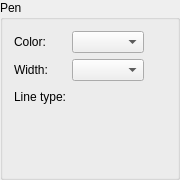
<?xml version="1.0" encoding="UTF-8"?>
<ui version="4.0">
 <class>QG_WidgetPen</class>
 <widget class="QWidget" name="QG_WidgetPen">
  <property name="geometry">
   <rect>
    <x>0</x>
    <y>0</y>
    <width>180</width>
    <height>180</height>
   </rect>
  </property>
  <property name="sizePolicy">
   <sizepolicy hsizetype="MinimumExpanding" vsizetype="MinimumExpanding">
    <horstretch>0</horstretch>
    <verstretch>0</verstretch>
   </sizepolicy>
  </property>
  <property name="minimumSize">
   <size>
    <width>0</width>
    <height>0</height>
   </size>
  </property>
  <property name="windowTitle">
   <string>Pen</string>
  </property>
  <layout class="QGridLayout">
   <property name="leftMargin">
    <number>0</number>
   </property>
   <property name="topMargin">
    <number>0</number>
   </property>
   <property name="rightMargin">
    <number>0</number>
   </property>
   <property name="bottomMargin">
    <number>0</number>
   </property>
   <property name="spacing">
    <number>0</number>
   </property>
   <item row="0" column="0">
    <widget class="QGroupBox" name="bgPen">
     <property name="title">
      <string>Pen</string>
     </property>
     <layout class="QGridLayout">
      <item row="0" column="0">
       <widget class="QLabel" name="lColor">
        <property name="sizePolicy">
         <sizepolicy hsizetype="MinimumExpanding" vsizetype="Preferred">
          <horstretch>0</horstretch>
          <verstretch>0</verstretch>
         </sizepolicy>
        </property>
        <property name="text">
         <string>Color:</string>
        </property>
        <property name="wordWrap">
         <bool>false</bool>
        </property>
       </widget>
      </item>
      <item row="1" column="0">
       <widget class="QLabel" name="lWidth">
        <property name="sizePolicy">
         <sizepolicy hsizetype="MinimumExpanding" vsizetype="Preferred">
          <horstretch>0</horstretch>
          <verstretch>0</verstretch>
         </sizepolicy>
        </property>
        <property name="text">
         <string>Width:</string>
        </property>
        <property name="wordWrap">
         <bool>false</bool>
        </property>
       </widget>
      </item>
      <item row="2" column="0">
       <widget class="QLabel" name="lLineType">
        <property name="sizePolicy">
         <sizepolicy hsizetype="MinimumExpanding" vsizetype="Preferred">
          <horstretch>0</horstretch>
          <verstretch>0</verstretch>
         </sizepolicy>
        </property>
        <property name="text">
         <string>Line type:</string>
        </property>
        <property name="wordWrap">
         <bool>false</bool>
        </property>
       </widget>
      </item>
      <item row="3" column="0">
       <spacer name="spacer8">
        <property name="orientation">
         <enum>Qt::Vertical</enum>
        </property>
        <property name="sizeType">
         <enum>QSizePolicy::Expanding</enum>
        </property>
        <property name="sizeHint" stdset="0">
         <size>
          <width>21</width>
          <height>1</height>
         </size>
        </property>
       </spacer>
      </item>
      <item row="0" column="1">
       <widget class="QG_ColorBox" name="cbColor">
        <property name="toolTip">
         <string>Color of line</string>
        </property>
       </widget>
      </item>
      <item row="1" column="1">
       <widget class="QG_WidthBox" name="cbWidth">
        <property name="toolTip">
         <string>Width of line</string>
        </property>
       </widget>
      </item>
      <item row="2" column="1">
       <widget class="QG_LineTypeBox" name="cbLineType" native="true">
        <property name="toolTip">
         <string>Type of line</string>
        </property>
       </widget>
      </item>
      <item row="3" column="1">
       <spacer name="spacer9">
        <property name="orientation">
         <enum>Qt::Vertical</enum>
        </property>
        <property name="sizeType">
         <enum>QSizePolicy::Expanding</enum>
        </property>
        <property name="sizeHint" stdset="0">
         <size>
          <width>21</width>
          <height>1</height>
         </size>
        </property>
       </spacer>
      </item>
      <item row="0" column="2">
       <spacer name="horizontalSpacer">
        <property name="orientation">
         <enum>Qt::Horizontal</enum>
        </property>
        <property name="sizeHint" stdset="0">
         <size>
          <width>0</width>
          <height>20</height>
         </size>
        </property>
       </spacer>
      </item>
      <item row="1" column="2">
       <spacer name="horizontalSpacer_2">
        <property name="orientation">
         <enum>Qt::Horizontal</enum>
        </property>
        <property name="sizeHint" stdset="0">
         <size>
          <width>0</width>
          <height>20</height>
         </size>
        </property>
       </spacer>
      </item>
      <item row="2" column="2">
       <spacer name="horizontalSpacer_3">
        <property name="orientation">
         <enum>Qt::Horizontal</enum>
        </property>
        <property name="sizeHint" stdset="0">
         <size>
          <width>0</width>
          <height>20</height>
         </size>
        </property>
       </spacer>
      </item>
     </layout>
    </widget>
   </item>
  </layout>
 </widget>
 <layoutdefault spacing="6" margin="11"/>
 <customwidgets>
  <customwidget>
   <class>QG_LineTypeBox</class>
   <extends>QWidget</extends>
   <header>qg_linetypebox.h</header>
  </customwidget>
  <customwidget>
   <class>QG_ColorBox</class>
   <extends>QComboBox</extends>
   <header>../ui/components/comboboxes/qg_colorbox.h</header>
  </customwidget>
  <customwidget>
   <class>QG_WidthBox</class>
   <extends>QComboBox</extends>
   <header>../ui/components/comboboxes/qg_widthbox.h</header>
  </customwidget>
 </customwidgets>
 <resources/>
 <connections/>
</ui>
